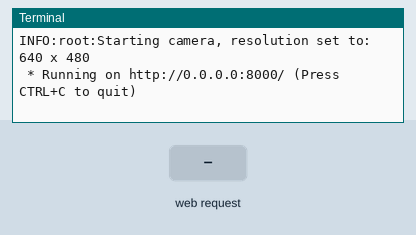
This program was run on a simulated Raspberry Pi (BCM pin numbers). On the bench: the last lines printed to the terminal. The inputs (shaded band) are chosen by the test bench. The camera gives no picture and a still takes 0.5 s; threads take turns every 2 ms; the clock reads 2024-03-15 10:24:30 at power-on unless the program sets it.

Above: at 1.2 s.
1.3 s: HTTP request for / received
At 2.4 s:
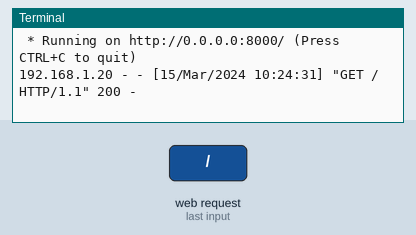
2.8 s: HTTP request for /change_resolution/low received
At 3.6 s:
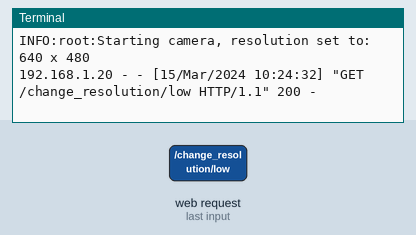
4.3 s: HTTP request for /change_resolution/medium received
At 4.7 s:
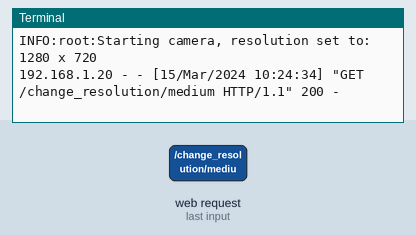
5.8 s: HTTP request for /change_resolution/high received
At 7.0 s:
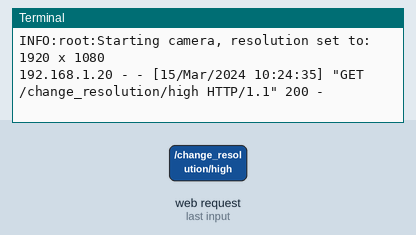
7.3 s: HTTP request for /change_resolution/max received
At 8.2 s:
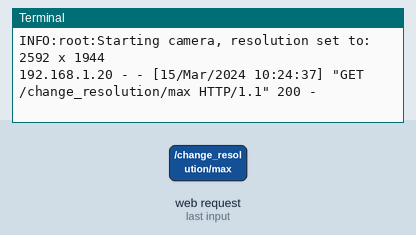
Timing chart, 0 to 9.8 s (numbered marks = the images above; inputs shaded):
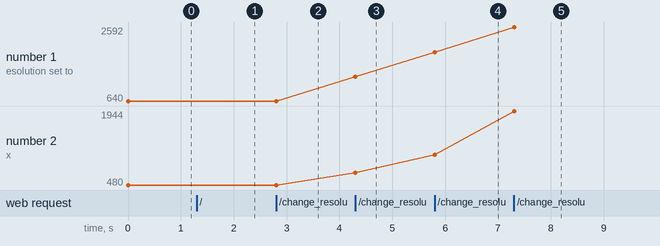

Measured:
- after the input at 1.3 s, the terminal: prints a new line at once (image 1)
- after the input at 2.8 s, the terminal: prints a new line at once (image 2)
- after the input at 4.3 s, the terminal: prints a new line at once (image 3)
- after the input at 5.8 s, the terminal: prints a new line at once (image 4)
- after the input at 7.3 s, the terminal: prints a new line at once (image 5)
- plotted number 1: 640 → 1280 after the input at 4.3 s, 1280 → 1920 after the input at 5.8 s, 1920 → 2592 after the input at 7.3 s
- plotted number 2: 480 → 720 after the input at 4.3 s, 720 → 1080 after the input at 5.8 s, 1080 → 1944 after the input at 7.3 s

The program:

cam_capture.py
```python
from picamera2 import Picamera2
from flask import Flask, send_file, render_template
import io
import logging
import threading
import time
import os

# Configure logging
logging.basicConfig(level=logging.INFO)

# Create Flask application
app = Flask(__name__)

# Image save path
STATIC_FOLDER = 'static'
IMAGE_PATH = os.path.join(STATIC_FOLDER, 'latest_image.jpg')

# Ensure static folder exists
os.makedirs(STATIC_FOLDER, exist_ok=True)

# Initialize camera
def init_camera(resolution="low"):
    picam2 = Picamera2()

    # Camera is OV5647, maximum resolution is 2592 x 1944
    resolutions = {
        "low": (640, 480),       # Prioritize smoothness
        "medium": (1280, 720),   # Balance resolution and performance
        "high": (1920, 1080),    # HD resolution
        "max": (2592, 1944)      # Maximum resolution (use with caution)
    }

    selected_res = resolutions.get(resolution, resolutions["low"])
    logging.info(f"Starting camera, resolution set to: {selected_res[0]} x {selected_res[1]}")

    config = picam2.create_still_configuration(main={"size": selected_res})
    picam2.configure(config)
    picam2.start()
    return picam2

# Thread function for periodic image capture
def capture_images(picam2, interval=0.2):  # 0.2 second interval, approx 5 images per second
    while True:
        try:
            # Capture image directly to file
            picam2.capture_file(IMAGE_PATH)
            time.sleep(interval)
        except Exception as e:
            logging.error(f"Error capturing image: {e}")
            time.sleep(1)  # Wait longer before retrying on error

# Route setup
@app.route('/')
def index():
    # Generate a random parameter to ensure the browser doesn't cache the image
    timestamp = int(time.time())
    return render_template('index.html', timestamp=timestamp)

@app.route('/change_resolution/<resolution>')
def change_resolution(resolution):
    global picam2, capture_thread, current_resolution

    if resolution in ["low", "medium", "high", "max"]:
        current_resolution = resolution

        # Stop current camera
        if picam2:
            picam2.close()

        # Reinitialize camera
        picam2 = init_camera(resolution)

        # Restart capture thread
        if capture_thread and capture_thread.is_alive():
            # Cannot directly stop thread, but a new thread will start
            pass

        capture_thread = threading.Thread(target=capture_images, args=(picam2,), daemon=True)
        capture_thread.start()

    return render_template('redirect.html')

# Set global variables
current_resolution = "low"
picam2 = None
capture_thread = None

if __name__ == '__main__':
    # Initialize camera
    picam2 = init_camera(current_resolution)

    # Start image capture thread
    capture_thread = threading.Thread(target=capture_images, args=(picam2,), daemon=True)
    capture_thread.start()

    try:
        # Run Flask application in a separate thread
        app.run(host='0.0.0.0', port=8000, threaded=True)
    finally:
        # Ensure camera stops on exit
        if picam2:
            picam2.close()
```
